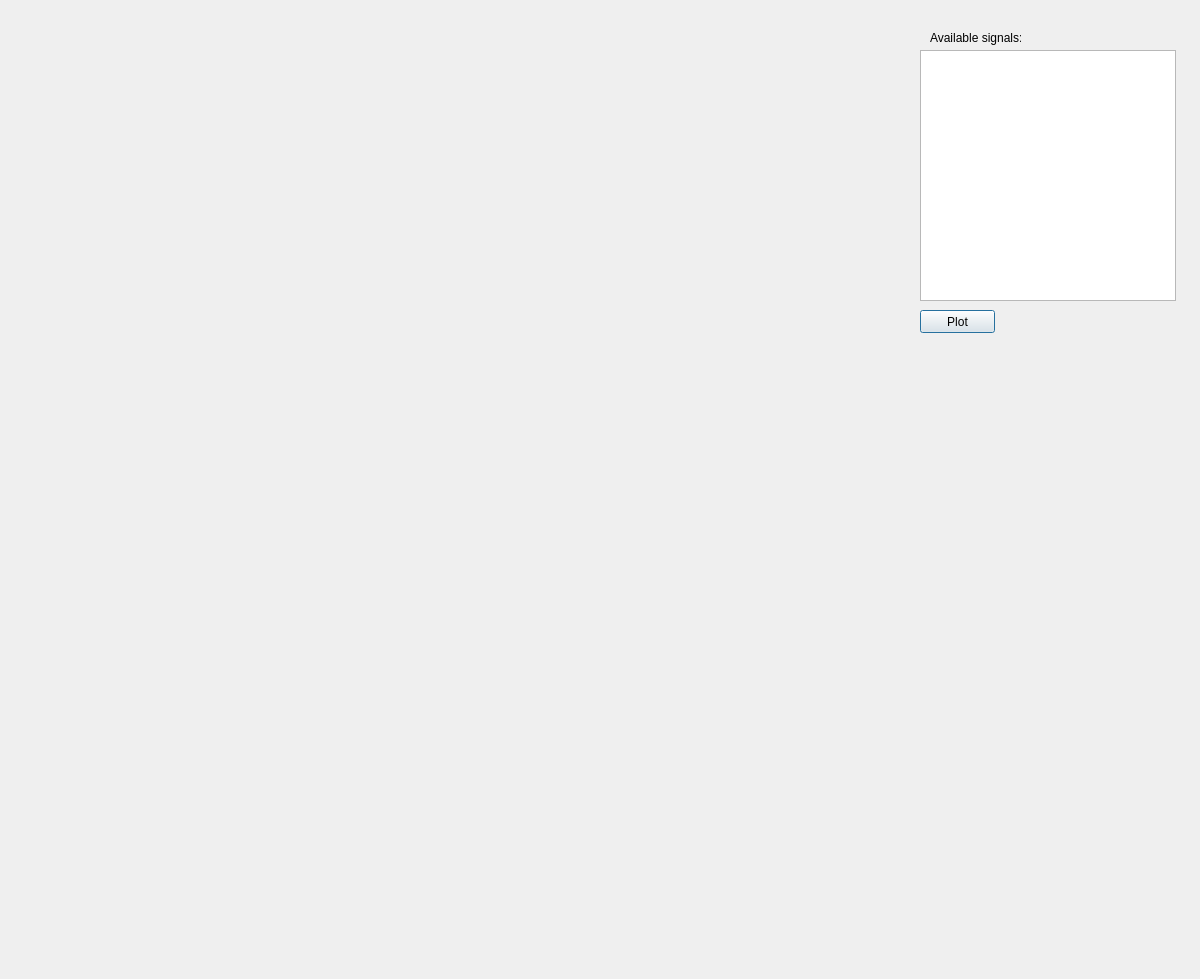
<?xml version="1.0" encoding="UTF-8"?>
<ui version="4.0">
 <class>Dialog</class>
 <widget class="QDialog" name="Dialog">
  <property name="geometry">
   <rect>
    <x>0</x>
    <y>0</y>
    <width>1200</width>
    <height>979</height>
   </rect>
  </property>
  <property name="windowTitle">
   <string>Dialog</string>
  </property>
  <widget class="QWidget" name="verticalLayoutWidget">
   <property name="geometry">
    <rect>
     <x>30</x>
     <y>30</y>
     <width>861</width>
     <height>891</height>
    </rect>
   </property>
   <layout class="QVBoxLayout" name="verticalLayout"/>
  </widget>
  <widget class="QLabel" name="label">
   <property name="geometry">
    <rect>
     <x>930</x>
     <y>30</y>
     <width>91</width>
     <height>16</height>
    </rect>
   </property>
   <property name="text">
    <string>Available signals:</string>
   </property>
  </widget>
  <widget class="QListWidget" name="signalWidget">
   <property name="geometry">
    <rect>
     <x>920</x>
     <y>50</y>
     <width>256</width>
     <height>251</height>
    </rect>
   </property>
   <property name="selectionMode">
    <enum>QAbstractItemView::MultiSelection</enum>
   </property>
  </widget>
  <widget class="QPushButton" name="plotButton">
   <property name="geometry">
    <rect>
     <x>920</x>
     <y>310</y>
     <width>75</width>
     <height>23</height>
    </rect>
   </property>
   <property name="text">
    <string>Plot</string>
   </property>
  </widget>
 </widget>
 <resources/>
 <connections/>
</ui>
